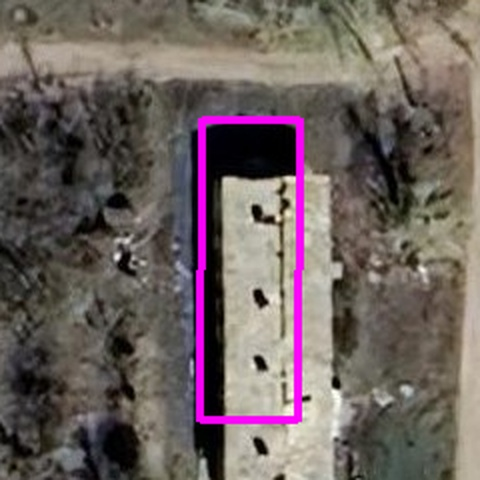
#> input picture work/altay2/base_283_2x.jpg, 480 x 480 px, given in place of map06_v4.jpg, which was not available
$ python -i 55c_regions_bld.py   (imports and definitions only)
#> lines starting #> are read from the running program, lines starting #| are printed output that depends on the picture
#!/usr/bin/env python3
# -*- coding: utf-8 -*-
"""Task 55c: здания в сматченных регионах altay2 + template-матчинг img_10.

1) map px -> frame (y-300) -> mosaic (M_full) -> здания OSM в регионе
2) img_10 (SIFT не сматчился): template matching (TM_CCOEFF_NORMED)
   против map_half на масштабах апскейла 2..6
3) img_11 (NCC 0.594): перекрёстная проверка template matching'ом
Выход: work/altay2/regions_bld.json
"""
import json
import math
import sys
from pathlib import Path

import cv2
import numpy as np
from shapely.geometry import Point, Polygon

BASE = Path('/home/z/my-project')
KEY = 'altaiskiy'
DIR = BASE / 'work/altay2'

# [1 line not run here, left out]
# [1 line that did not run here, left out]
# [1 line not run here, left out]
# [1 line that did not run here, left out]


def g2p(la, lo):
    return ((lo - WEST) * 111320.0 * math.cos(math.radians(la)) / mpp,
            (NORTH - la) * 111132.0 / mpp)


def m2f(x, y):
    return (M_full[0][0] * x + M_full[0][1] * y + M_full[0][2],
            M_full[1][0] * x + M_full[1][1] * y + M_full[1][2])


# [1 line not run here, left out]
BLD = {}
# [7 lines not run here, left out]
# [1 line that did not run here, left out]
DROP_TOL = 14.0


# [36 lines left out: functions drops_at, bld_info, region_map_to_mosaic, bld_in_region, not called in this run]


def template_match(name, scales=(2.0, 3.0, 4.0, 6.0)):
    """TM_CCOEFF_NORMED по map_half, возврат лучшего региона (map px)."""
#> called with name = '../work/altay2/base_283_2x.jpg', scales = (2, 3, 4, 6)
    MAP = str(DIR / 'map06_v4.jpg')
    map_full = cv2.imread(MAP, cv2.IMREAD_GRAYSCALE)
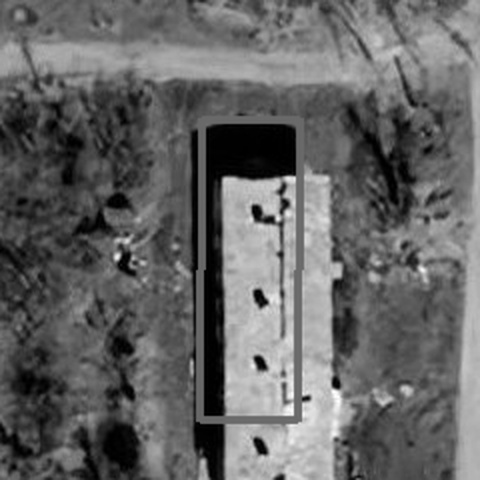
#> map_full: shape (480, 480); min 0, max 255, mean 100.8
    Hf, Wf = map_full.shape
#> Hf = 480; Wf = 480
    map_half = cv2.resize(map_full, (Wf // 2, Hf // 2),
                          interpolation=cv2.INTER_AREA)
    fig0 = cv2.imread(str(DIR / name), cv2.IMREAD_GRAYSCALE)
    best = None
    for s in scales:
        h0, w0 = fig0.shape
        tpl = cv2.resize(fig0, (int(w0 * s / 2), int(h0 * s / 2)),
                         interpolation=cv2.INTER_CUBIC)
        if min(tpl.shape) < 20 or tpl.shape[0] >= map_half.shape[0] \
                or tpl.shape[1] >= map_half.shape[1]:
            continue
        r = cv2.matchTemplate(map_half, tpl, cv2.TM_CCOEFF_NORMED)
        _, mx, _, loc = cv2.minMaxLoc(r)
        x0h, y0h = loc
        region = [x0h * 2, y0h * 2, (x0h + tpl.shape[1]) * 2,
                  (y0h + tpl.shape[0]) * 2]
        if best is None or mx > best[0]:
            best = (float(mx), s, region)
        print(f'  {name} tpl s={s}: peak={mx:.3f} region={region}')
    return best


# [45 lines left out: function main, not called in this run]


# [2 lines not run here, left out]

>>> result = template_match('../work/altay2/base_283_2x.jpg')

$ run again, on work/altay2/img_10_4x.png
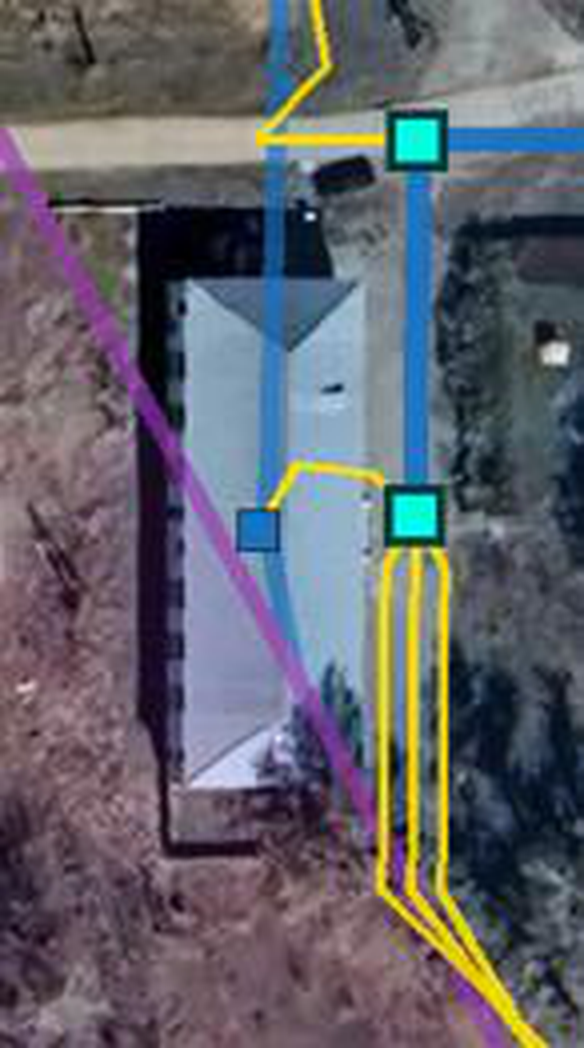
#> input picture work/altay2/img_10_4x.png, 584 x 1048 px, given in place of map06_v4.jpg, which was not available
#> in template_match, `map_full = cv2.imread(MAP, cv2.IMREAD_GRAYSCALE)`:
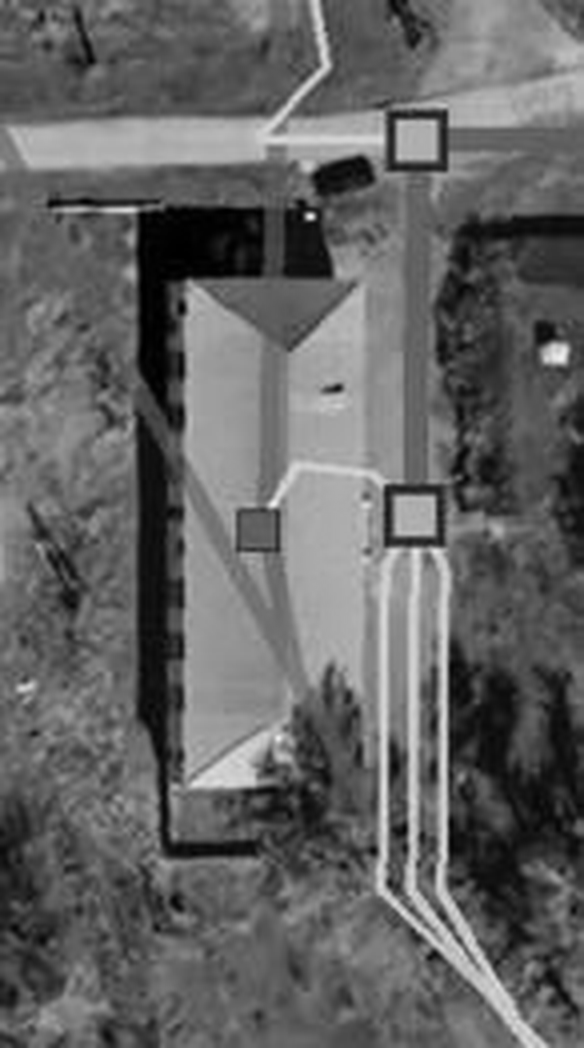
#> map_full: shape (1048, 584); min 0, max 239, mean 99.4

$ run again, on work/altay2/img_11.png
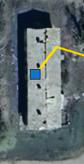
#> input picture work/altay2/img_11.png, 84 x 164 px, given in place of map06_v4.jpg, which was not available
#> in template_match, `map_full = cv2.imread(MAP, cv2.IMREAD_GRAYSCALE)`:
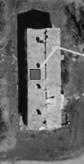
#> map_full: shape (164, 84); min 1, max 238, mean 102.4
#> the loop in template_match, `for s in scales:` made 4 passes
#> pass 2, in template_match, `tpl = cv2.resize(fig0, (int(w0 * s / 2), int(h0 * s / 2)), interpolati..`:
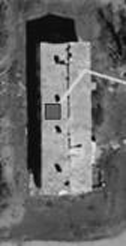
#> tpl: shape (246, 126); min 0, max 236, mean 102.4
